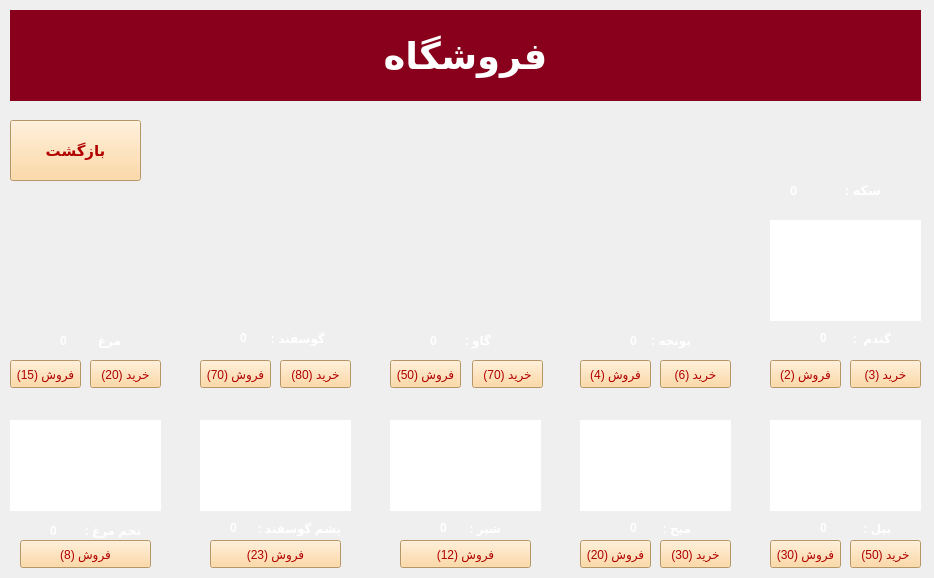
<?xml version="1.0" encoding="UTF-8"?>
<ui version="4.0">
 <class>Store</class>
 <widget class="QWidget" name="Store">
  <property name="geometry">
   <rect>
    <x>0</x>
    <y>0</y>
    <width>934</width>
    <height>578</height>
   </rect>
  </property>
  <property name="windowTitle">
   <string>فروشگاه</string>
  </property>
  <property name="windowIcon">
   <iconset>
    <normaloff>../../Downloads/Store.png</normaloff>../../Downloads/Store.png</iconset>
  </property>
  <property name="styleSheet">
   <string notr="true">background-color: rgb(176, 0, 81);

QPushButton{

color: rgb(177, 0, 0);
background-color: rgb(255, 208, 141);
font-weight: bold;

}</string>
  </property>
  <widget class="QPushButton" name="pushButton">
   <property name="geometry">
    <rect>
     <x>540</x>
     <y>1000</y>
     <width>131</width>
     <height>51</height>
    </rect>
   </property>
   <property name="text">
    <string>بازگشت</string>
   </property>
  </widget>
  <widget class="QLabel" name="label">
   <property name="geometry">
    <rect>
     <x>770</x>
     <y>90</y>
     <width>141</width>
     <height>111</height>
    </rect>
   </property>
   <property name="text">
    <string/>
   </property>
   <property name="pixmap">
    <pixmap resource="resource.qrc">:/new/prefix1/Icons/coin.png</pixmap>
   </property>
   <property name="scaledContents">
    <bool>true</bool>
   </property>
  </widget>
  <widget class="QLabel" name="label_2">
   <property name="geometry">
    <rect>
     <x>830</x>
     <y>180</y>
     <width>51</width>
     <height>20</height>
    </rect>
   </property>
   <property name="font">
    <font>
     <pointsize>10</pointsize>
     <weight>75</weight>
     <bold>true</bold>
    </font>
   </property>
   <property name="styleSheet">
    <string notr="true">color: rgb(255, 255, 255);</string>
   </property>
   <property name="text">
    <string>سکه :</string>
   </property>
  </widget>
  <widget class="QLabel" name="Num_Coin">
   <property name="geometry">
    <rect>
     <x>790</x>
     <y>180</y>
     <width>41</width>
     <height>21</height>
    </rect>
   </property>
   <property name="font">
    <font>
     <pointsize>10</pointsize>
     <weight>75</weight>
     <bold>true</bold>
    </font>
   </property>
   <property name="styleSheet">
    <string notr="true">color: rgb(255, 255, 255);</string>
   </property>
   <property name="text">
    <string>0</string>
   </property>
  </widget>
  <widget class="QPushButton" name="Buy_Cow_pbn">
   <property name="geometry">
    <rect>
     <x>472</x>
     <y>360</y>
     <width>71</width>
     <height>28</height>
    </rect>
   </property>
   <property name="cursor">
    <cursorShape>PointingHandCursor</cursorShape>
   </property>
   <property name="styleSheet">
    <string notr="true">color: rgb(177, 0, 0);
background-color: rgb(255, 208, 141);
</string>
   </property>
   <property name="text">
    <string>خرید (70)</string>
   </property>
  </widget>
  <widget class="QLabel" name="label_4">
   <property name="geometry">
    <rect>
     <x>390</x>
     <y>420</y>
     <width>151</width>
     <height>91</height>
    </rect>
   </property>
   <property name="styleSheet">
    <string notr="true">border-color: rgb(255, 0, 0);
background-color: rgb(255, 255, 255);</string>
   </property>
   <property name="text">
    <string/>
   </property>
   <property name="pixmap">
    <pixmap resource="resource.qrc">:/new/prefix1/Icons/Milk (2).png</pixmap>
   </property>
   <property name="scaledContents">
    <bool>true</bool>
   </property>
  </widget>
  <widget class="QLabel" name="label_5">
   <property name="geometry">
    <rect>
     <x>460</x>
     <y>520</y>
     <width>41</width>
     <height>16</height>
    </rect>
   </property>
   <property name="font">
    <font>
     <weight>75</weight>
     <bold>true</bold>
    </font>
   </property>
   <property name="styleSheet">
    <string notr="true">color: rgb(255, 255, 255);</string>
   </property>
   <property name="text">
    <string>شیر :</string>
   </property>
  </widget>
  <widget class="QLabel" name="label_6">
   <property name="geometry">
    <rect>
     <x>10</x>
     <y>420</y>
     <width>151</width>
     <height>91</height>
    </rect>
   </property>
   <property name="styleSheet">
    <string notr="true">background-color: rgb(255, 255, 255);</string>
   </property>
   <property name="text">
    <string/>
   </property>
   <property name="pixmap">
    <pixmap resource="resource.qrc">:/new/prefix1/Icons/Egg1.png</pixmap>
   </property>
   <property name="scaledContents">
    <bool>true</bool>
   </property>
  </widget>
  <widget class="QLabel" name="label_7">
   <property name="geometry">
    <rect>
     <x>80</x>
     <y>520</y>
     <width>61</width>
     <height>20</height>
    </rect>
   </property>
   <property name="font">
    <font>
     <weight>75</weight>
     <bold>true</bold>
    </font>
   </property>
   <property name="styleSheet">
    <string notr="true">color: rgb(255, 255, 255);</string>
   </property>
   <property name="text">
    <string>تخم مرغ :</string>
   </property>
  </widget>
  <widget class="QLabel" name="label_8">
   <property name="geometry">
    <rect>
     <x>770</x>
     <y>420</y>
     <width>151</width>
     <height>91</height>
    </rect>
   </property>
   <property name="styleSheet">
    <string notr="true">background-color: rgb(255, 255, 255);
</string>
   </property>
   <property name="text">
    <string/>
   </property>
   <property name="pixmap">
    <pixmap resource="resource.qrc">:/new/prefix1/Icons/bill.png</pixmap>
   </property>
   <property name="scaledContents">
    <bool>true</bool>
   </property>
  </widget>
  <widget class="QLabel" name="label_9">
   <property name="geometry">
    <rect>
     <x>850</x>
     <y>520</y>
     <width>41</width>
     <height>16</height>
    </rect>
   </property>
   <property name="font">
    <font>
     <weight>75</weight>
     <bold>true</bold>
    </font>
   </property>
   <property name="styleSheet">
    <string notr="true">color: rgb(255, 255, 255);</string>
   </property>
   <property name="text">
    <string>بیل : </string>
   </property>
  </widget>
  <widget class="QLabel" name="label_10">
   <property name="geometry">
    <rect>
     <x>580</x>
     <y>420</y>
     <width>151</width>
     <height>91</height>
    </rect>
   </property>
   <property name="styleSheet">
    <string notr="true">background-color: rgb(255, 255, 255);</string>
   </property>
   <property name="text">
    <string/>
   </property>
   <property name="pixmap">
    <pixmap resource="resource.qrc">:/new/prefix1/Icons/Mikh1.png</pixmap>
   </property>
   <property name="scaledContents">
    <bool>true</bool>
   </property>
  </widget>
  <widget class="QLabel" name="label_11">
   <property name="geometry">
    <rect>
     <x>660</x>
     <y>520</y>
     <width>31</width>
     <height>16</height>
    </rect>
   </property>
   <property name="font">
    <font>
     <weight>75</weight>
     <bold>true</bold>
    </font>
   </property>
   <property name="styleSheet">
    <string notr="true">color: rgb(255, 255, 255);</string>
   </property>
   <property name="text">
    <string>میخ : </string>
   </property>
  </widget>
  <widget class="QLabel" name="Num_Mikh">
   <property name="geometry">
    <rect>
     <x>630</x>
     <y>520</y>
     <width>31</width>
     <height>16</height>
    </rect>
   </property>
   <property name="font">
    <font>
     <weight>75</weight>
     <bold>true</bold>
    </font>
   </property>
   <property name="styleSheet">
    <string notr="true">color: rgb(255, 255, 255);</string>
   </property>
   <property name="text">
    <string>0</string>
   </property>
  </widget>
  <widget class="QLabel" name="Num_Egg">
   <property name="geometry">
    <rect>
     <x>50</x>
     <y>520</y>
     <width>20</width>
     <height>21</height>
    </rect>
   </property>
   <property name="font">
    <font>
     <weight>75</weight>
     <bold>true</bold>
    </font>
   </property>
   <property name="styleSheet">
    <string notr="true">color: rgb(255, 255, 255);</string>
   </property>
   <property name="text">
    <string>0</string>
   </property>
  </widget>
  <widget class="QLabel" name="Num_Milk">
   <property name="geometry">
    <rect>
     <x>440</x>
     <y>520</y>
     <width>21</width>
     <height>16</height>
    </rect>
   </property>
   <property name="font">
    <font>
     <weight>75</weight>
     <bold>true</bold>
    </font>
   </property>
   <property name="styleSheet">
    <string notr="true">color: rgb(255, 255, 255);</string>
   </property>
   <property name="text">
    <string>0</string>
   </property>
  </widget>
  <widget class="QLabel" name="Num_Bill">
   <property name="geometry">
    <rect>
     <x>820</x>
     <y>520</y>
     <width>21</width>
     <height>16</height>
    </rect>
   </property>
   <property name="font">
    <font>
     <weight>75</weight>
     <bold>true</bold>
    </font>
   </property>
   <property name="styleSheet">
    <string notr="true">color: rgb(255, 255, 255);</string>
   </property>
   <property name="text">
    <string>0</string>
   </property>
  </widget>
  <widget class="QLabel" name="label_16">
   <property name="geometry">
    <rect>
     <x>390</x>
     <y>220</y>
     <width>151</width>
     <height>101</height>
    </rect>
   </property>
   <property name="text">
    <string/>
   </property>
   <property name="pixmap">
    <pixmap resource="resource.qrc">:/new/prefix1/Icons/Cow.jpg</pixmap>
   </property>
   <property name="scaledContents">
    <bool>true</bool>
   </property>
  </widget>
  <widget class="QLabel" name="label_17">
   <property name="geometry">
    <rect>
     <x>460</x>
     <y>330</y>
     <width>31</width>
     <height>20</height>
    </rect>
   </property>
   <property name="font">
    <font>
     <weight>75</weight>
     <bold>true</bold>
    </font>
   </property>
   <property name="styleSheet">
    <string notr="true">color: rgb(255, 255, 255);</string>
   </property>
   <property name="text">
    <string>گاو :</string>
   </property>
  </widget>
  <widget class="QLabel" name="Num_Cow">
   <property name="geometry">
    <rect>
     <x>430</x>
     <y>330</y>
     <width>31</width>
     <height>21</height>
    </rect>
   </property>
   <property name="font">
    <font>
     <weight>75</weight>
     <bold>true</bold>
    </font>
   </property>
   <property name="styleSheet">
    <string notr="true">color: rgb(255, 255, 255);</string>
   </property>
   <property name="text">
    <string>0</string>
   </property>
  </widget>
  <widget class="QLabel" name="label_19">
   <property name="geometry">
    <rect>
     <x>200</x>
     <y>220</y>
     <width>151</width>
     <height>101</height>
    </rect>
   </property>
   <property name="text">
    <string/>
   </property>
   <property name="pixmap">
    <pixmap resource="resource.qrc">:/new/prefix1/Icons/Sheep.jpg</pixmap>
   </property>
   <property name="scaledContents">
    <bool>true</bool>
   </property>
  </widget>
  <widget class="QLabel" name="label_20">
   <property name="geometry">
    <rect>
     <x>270</x>
     <y>330</y>
     <width>55</width>
     <height>16</height>
    </rect>
   </property>
   <property name="font">
    <font>
     <weight>75</weight>
     <bold>true</bold>
    </font>
   </property>
   <property name="styleSheet">
    <string notr="true">color: rgb(255, 255, 255);</string>
   </property>
   <property name="text">
    <string>گوسفند :</string>
   </property>
  </widget>
  <widget class="QLabel" name="Num_Sheep">
   <property name="geometry">
    <rect>
     <x>240</x>
     <y>330</y>
     <width>31</width>
     <height>16</height>
    </rect>
   </property>
   <property name="font">
    <font>
     <weight>75</weight>
     <bold>true</bold>
    </font>
   </property>
   <property name="styleSheet">
    <string notr="true">color: rgb(255, 255, 255);</string>
   </property>
   <property name="text">
    <string>0</string>
   </property>
  </widget>
  <widget class="QLabel" name="label_22">
   <property name="geometry">
    <rect>
     <x>10</x>
     <y>220</y>
     <width>151</width>
     <height>101</height>
    </rect>
   </property>
   <property name="text">
    <string/>
   </property>
   <property name="pixmap">
    <pixmap resource="resource.qrc">:/new/prefix1/Icons/Chicken.jpg</pixmap>
   </property>
   <property name="scaledContents">
    <bool>true</bool>
   </property>
  </widget>
  <widget class="QLabel" name="label_23">
   <property name="geometry">
    <rect>
     <x>90</x>
     <y>330</y>
     <width>31</width>
     <height>20</height>
    </rect>
   </property>
   <property name="font">
    <font>
     <weight>75</weight>
     <bold>true</bold>
    </font>
   </property>
   <property name="styleSheet">
    <string notr="true">color: rgb(255, 255, 255);</string>
   </property>
   <property name="text">
    <string>مرغ  :</string>
   </property>
  </widget>
  <widget class="QLabel" name="Num_Chicken">
   <property name="geometry">
    <rect>
     <x>60</x>
     <y>330</y>
     <width>21</width>
     <height>21</height>
    </rect>
   </property>
   <property name="font">
    <font>
     <weight>75</weight>
     <bold>true</bold>
    </font>
   </property>
   <property name="styleSheet">
    <string notr="true">color: rgb(255, 255, 255);</string>
   </property>
   <property name="text">
    <string>0</string>
   </property>
  </widget>
  <widget class="QLabel" name="label_25">
   <property name="geometry">
    <rect>
     <x>770</x>
     <y>220</y>
     <width>151</width>
     <height>101</height>
    </rect>
   </property>
   <property name="styleSheet">
    <string notr="true">background-color: rgb(255, 255, 255);</string>
   </property>
   <property name="text">
    <string/>
   </property>
   <property name="pixmap">
    <pixmap resource="resource.qrc">:/new/prefix1/Icons/wheat.png</pixmap>
   </property>
   <property name="scaledContents">
    <bool>true</bool>
   </property>
  </widget>
  <widget class="QLabel" name="label_26">
   <property name="geometry">
    <rect>
     <x>850</x>
     <y>330</y>
     <width>41</width>
     <height>16</height>
    </rect>
   </property>
   <property name="font">
    <font>
     <weight>75</weight>
     <bold>true</bold>
    </font>
   </property>
   <property name="styleSheet">
    <string notr="true">color: rgb(255, 255, 255);</string>
   </property>
   <property name="text">
    <string>گندم  :</string>
   </property>
  </widget>
  <widget class="QLabel" name="Num_Gandom">
   <property name="geometry">
    <rect>
     <x>820</x>
     <y>330</y>
     <width>21</width>
     <height>16</height>
    </rect>
   </property>
   <property name="font">
    <font>
     <weight>75</weight>
     <bold>true</bold>
    </font>
   </property>
   <property name="styleSheet">
    <string notr="true">color: rgb(255, 255, 255);</string>
   </property>
   <property name="text">
    <string>0</string>
   </property>
  </widget>
  <widget class="QLabel" name="label_28">
   <property name="geometry">
    <rect>
     <x>580</x>
     <y>220</y>
     <width>151</width>
     <height>101</height>
    </rect>
   </property>
   <property name="text">
    <string/>
   </property>
   <property name="pixmap">
    <pixmap resource="resource.qrc">:/new/prefix1/Icons/Yonjeh.jpg</pixmap>
   </property>
   <property name="scaledContents">
    <bool>true</bool>
   </property>
  </widget>
  <widget class="QLabel" name="label_29">
   <property name="geometry">
    <rect>
     <x>650</x>
     <y>330</y>
     <width>41</width>
     <height>20</height>
    </rect>
   </property>
   <property name="font">
    <font>
     <weight>75</weight>
     <bold>true</bold>
    </font>
   </property>
   <property name="styleSheet">
    <string notr="true">color: rgb(255, 255, 255);</string>
   </property>
   <property name="text">
    <string>یونجه : </string>
   </property>
  </widget>
  <widget class="QLabel" name="Num_Yonjeh">
   <property name="geometry">
    <rect>
     <x>630</x>
     <y>330</y>
     <width>21</width>
     <height>21</height>
    </rect>
   </property>
   <property name="font">
    <font>
     <weight>75</weight>
     <bold>true</bold>
    </font>
   </property>
   <property name="styleSheet">
    <string notr="true">color: rgb(255, 255, 255);</string>
   </property>
   <property name="text">
    <string>0</string>
   </property>
  </widget>
  <widget class="QPushButton" name="Buy_Sheep_pbn">
   <property name="geometry">
    <rect>
     <x>280</x>
     <y>360</y>
     <width>71</width>
     <height>28</height>
    </rect>
   </property>
   <property name="cursor">
    <cursorShape>PointingHandCursor</cursorShape>
   </property>
   <property name="styleSheet">
    <string notr="true">color: rgb(177, 0, 0);
background-color: rgb(255, 208, 141);
</string>
   </property>
   <property name="text">
    <string>خرید (80)</string>
   </property>
  </widget>
  <widget class="QPushButton" name="Sell_Cow_pbn">
   <property name="geometry">
    <rect>
     <x>390</x>
     <y>360</y>
     <width>71</width>
     <height>28</height>
    </rect>
   </property>
   <property name="cursor">
    <cursorShape>PointingHandCursor</cursorShape>
   </property>
   <property name="styleSheet">
    <string notr="true">color: rgb(177, 0, 0);
background-color: rgb(255, 208, 141);
</string>
   </property>
   <property name="text">
    <string>فروش (50)</string>
   </property>
  </widget>
  <widget class="QPushButton" name="Sell_Sheep_pbn">
   <property name="geometry">
    <rect>
     <x>200</x>
     <y>360</y>
     <width>71</width>
     <height>28</height>
    </rect>
   </property>
   <property name="cursor">
    <cursorShape>PointingHandCursor</cursorShape>
   </property>
   <property name="styleSheet">
    <string notr="true">color: rgb(177, 0, 0);
background-color: rgb(255, 208, 141);
</string>
   </property>
   <property name="text">
    <string>فروش (70)</string>
   </property>
  </widget>
  <widget class="QPushButton" name="Buy_Chicken_pbn">
   <property name="geometry">
    <rect>
     <x>90</x>
     <y>360</y>
     <width>71</width>
     <height>28</height>
    </rect>
   </property>
   <property name="cursor">
    <cursorShape>PointingHandCursor</cursorShape>
   </property>
   <property name="styleSheet">
    <string notr="true">color: rgb(177, 0, 0);
background-color: rgb(255, 208, 141);
</string>
   </property>
   <property name="text">
    <string>خرید (20)</string>
   </property>
  </widget>
  <widget class="QPushButton" name="Sell_Chicken_pbn">
   <property name="geometry">
    <rect>
     <x>10</x>
     <y>360</y>
     <width>71</width>
     <height>28</height>
    </rect>
   </property>
   <property name="cursor">
    <cursorShape>PointingHandCursor</cursorShape>
   </property>
   <property name="styleSheet">
    <string notr="true">color: rgb(177, 0, 0);
background-color: rgb(255, 208, 141);
</string>
   </property>
   <property name="text">
    <string>فروش (15)</string>
   </property>
  </widget>
  <widget class="QPushButton" name="Buy_Mikh_pbn">
   <property name="geometry">
    <rect>
     <x>660</x>
     <y>540</y>
     <width>71</width>
     <height>28</height>
    </rect>
   </property>
   <property name="cursor">
    <cursorShape>PointingHandCursor</cursorShape>
   </property>
   <property name="styleSheet">
    <string notr="true">color: rgb(177, 0, 0);
background-color: rgb(255, 208, 141);
</string>
   </property>
   <property name="text">
    <string>خرید (30)</string>
   </property>
  </widget>
  <widget class="QPushButton" name="Sell_Mikh_pbn">
   <property name="geometry">
    <rect>
     <x>580</x>
     <y>540</y>
     <width>71</width>
     <height>28</height>
    </rect>
   </property>
   <property name="cursor">
    <cursorShape>PointingHandCursor</cursorShape>
   </property>
   <property name="styleSheet">
    <string notr="true">color: rgb(177, 0, 0);
background-color: rgb(255, 208, 141);
</string>
   </property>
   <property name="text">
    <string>فروش (20)</string>
   </property>
  </widget>
  <widget class="QPushButton" name="Sell_Yonjeh_pbn">
   <property name="geometry">
    <rect>
     <x>580</x>
     <y>360</y>
     <width>71</width>
     <height>28</height>
    </rect>
   </property>
   <property name="cursor">
    <cursorShape>PointingHandCursor</cursorShape>
   </property>
   <property name="styleSheet">
    <string notr="true">color: rgb(177, 0, 0);
background-color: rgb(255, 208, 141);
</string>
   </property>
   <property name="text">
    <string>فروش (4)</string>
   </property>
  </widget>
  <widget class="QPushButton" name="Buy_Yonjeh_pbn">
   <property name="geometry">
    <rect>
     <x>660</x>
     <y>360</y>
     <width>71</width>
     <height>28</height>
    </rect>
   </property>
   <property name="cursor">
    <cursorShape>PointingHandCursor</cursorShape>
   </property>
   <property name="styleSheet">
    <string notr="true">color: rgb(177, 0, 0);
background-color: rgb(255, 208, 141);
</string>
   </property>
   <property name="text">
    <string>خرید (6)</string>
   </property>
  </widget>
  <widget class="QPushButton" name="Buy_Gandom_pbn">
   <property name="geometry">
    <rect>
     <x>850</x>
     <y>360</y>
     <width>71</width>
     <height>28</height>
    </rect>
   </property>
   <property name="cursor">
    <cursorShape>PointingHandCursor</cursorShape>
   </property>
   <property name="styleSheet">
    <string notr="true">color: rgb(177, 0, 0);
background-color: rgb(255, 208, 141);
</string>
   </property>
   <property name="text">
    <string>خرید (3)</string>
   </property>
  </widget>
  <widget class="QPushButton" name="Sell_Gandom_pbn">
   <property name="geometry">
    <rect>
     <x>770</x>
     <y>360</y>
     <width>71</width>
     <height>28</height>
    </rect>
   </property>
   <property name="cursor">
    <cursorShape>PointingHandCursor</cursorShape>
   </property>
   <property name="styleSheet">
    <string notr="true">color: rgb(177, 0, 0);
background-color: rgb(255, 208, 141);
</string>
   </property>
   <property name="text">
    <string>فروش (2)</string>
   </property>
  </widget>
  <widget class="QPushButton" name="Sell_Egg_pbn">
   <property name="geometry">
    <rect>
     <x>20</x>
     <y>540</y>
     <width>131</width>
     <height>28</height>
    </rect>
   </property>
   <property name="cursor">
    <cursorShape>PointingHandCursor</cursorShape>
   </property>
   <property name="styleSheet">
    <string notr="true">color: rgb(177, 0, 0);
background-color: rgb(255, 208, 141);
</string>
   </property>
   <property name="text">
    <string>فروش (8)</string>
   </property>
  </widget>
  <widget class="QPushButton" name="Sell_Wool_pbn">
   <property name="geometry">
    <rect>
     <x>210</x>
     <y>540</y>
     <width>131</width>
     <height>28</height>
    </rect>
   </property>
   <property name="cursor">
    <cursorShape>PointingHandCursor</cursorShape>
   </property>
   <property name="styleSheet">
    <string notr="true">color: rgb(177, 0, 0);
background-color: rgb(255, 208, 141);
</string>
   </property>
   <property name="text">
    <string>فروش (23)</string>
   </property>
  </widget>
  <widget class="QPushButton" name="Buy_Bill_pbn">
   <property name="geometry">
    <rect>
     <x>850</x>
     <y>540</y>
     <width>71</width>
     <height>28</height>
    </rect>
   </property>
   <property name="cursor">
    <cursorShape>PointingHandCursor</cursorShape>
   </property>
   <property name="styleSheet">
    <string notr="true">color: rgb(177, 0, 0);
background-color: rgb(255, 208, 141);
</string>
   </property>
   <property name="text">
    <string>خرید (50)</string>
   </property>
  </widget>
  <widget class="QPushButton" name="Sell_Bill_pbn">
   <property name="geometry">
    <rect>
     <x>770</x>
     <y>540</y>
     <width>71</width>
     <height>28</height>
    </rect>
   </property>
   <property name="cursor">
    <cursorShape>PointingHandCursor</cursorShape>
   </property>
   <property name="styleSheet">
    <string notr="true">color: rgb(177, 0, 0);
background-color: rgb(255, 208, 141);
</string>
   </property>
   <property name="text">
    <string>فروش (30)</string>
   </property>
  </widget>
  <widget class="QPushButton" name="Sell_Milk_pbn">
   <property name="geometry">
    <rect>
     <x>400</x>
     <y>540</y>
     <width>131</width>
     <height>28</height>
    </rect>
   </property>
   <property name="cursor">
    <cursorShape>PointingHandCursor</cursorShape>
   </property>
   <property name="styleSheet">
    <string notr="true">color: rgb(177, 0, 0);
background-color: rgb(255, 208, 141);
</string>
   </property>
   <property name="text">
    <string>فروش (12)</string>
   </property>
  </widget>
  <widget class="QLabel" name="label_31">
   <property name="geometry">
    <rect>
     <x>200</x>
     <y>420</y>
     <width>151</width>
     <height>91</height>
    </rect>
   </property>
   <property name="styleSheet">
    <string notr="true">background-color: rgb(255, 255, 255);</string>
   </property>
   <property name="text">
    <string/>
   </property>
   <property name="pixmap">
    <pixmap resource="resource.qrc">:/new/prefix1/Icons/Wool.png</pixmap>
   </property>
   <property name="scaledContents">
    <bool>true</bool>
   </property>
  </widget>
  <widget class="QLabel" name="label_32">
   <property name="geometry">
    <rect>
     <x>250</x>
     <y>520</y>
     <width>91</width>
     <height>16</height>
    </rect>
   </property>
   <property name="font">
    <font>
     <weight>75</weight>
     <bold>true</bold>
    </font>
   </property>
   <property name="styleSheet">
    <string notr="true">color: rgb(255, 255, 255);</string>
   </property>
   <property name="text">
    <string>پشم گوسفند : </string>
   </property>
  </widget>
  <widget class="QLabel" name="Num_Wool">
   <property name="geometry">
    <rect>
     <x>230</x>
     <y>520</y>
     <width>21</width>
     <height>16</height>
    </rect>
   </property>
   <property name="font">
    <font>
     <weight>75</weight>
     <bold>true</bold>
    </font>
   </property>
   <property name="styleSheet">
    <string notr="true">color: rgb(255, 255, 255);</string>
   </property>
   <property name="text">
    <string>0</string>
   </property>
  </widget>
  <widget class="QPushButton" name="Return_to_Farm">
   <property name="geometry">
    <rect>
     <x>10</x>
     <y>120</y>
     <width>131</width>
     <height>61</height>
    </rect>
   </property>
   <property name="font">
    <font>
     <pointsize>11</pointsize>
     <weight>75</weight>
     <bold>true</bold>
    </font>
   </property>
   <property name="cursor">
    <cursorShape>PointingHandCursor</cursorShape>
   </property>
   <property name="styleSheet">
    <string notr="true">color: rgb(177, 0, 0);
background-color: rgb(255, 208, 141);
font-weight: bold;
</string>
   </property>
   <property name="text">
    <string>بازگشت</string>
   </property>
  </widget>
  <widget class="QLabel" name="label_3">
   <property name="geometry">
    <rect>
     <x>10</x>
     <y>10</y>
     <width>911</width>
     <height>91</height>
    </rect>
   </property>
   <property name="font">
    <font>
     <pointsize>28</pointsize>
     <weight>75</weight>
     <bold>true</bold>
    </font>
   </property>
   <property name="styleSheet">
    <string notr="true">color: rgb(255, 255, 255);
background-color: rgb(136, 0, 27);</string>
   </property>
   <property name="text">
    <string>فروشگاه</string>
   </property>
   <property name="alignment">
    <set>Qt::AlignCenter</set>
   </property>
  </widget>
 </widget>
 <resources>
  <include location="resource.qrc"/>
 </resources>
 <connections/>
</ui>
